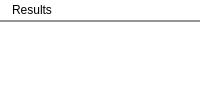
           <widget class="QFrame" name="frame_9">
            <property name="minimumSize">
             <size>
              <width>40</width>
              <height>0</height>
             </size>
            </property>
            <property name="maximumSize">
             <size>
              <width>16777215</width>
              <height>16777215</height>
             </size>
            </property>
            <property name="styleSheet">
             <string notr="true">background-color: rgb(149, 149, 149);
border: none;</string>
            </property>
            <property name="frameShape">
             <enum>QFrame::StyledPanel</enum>
            </property>
            <property name="frameShadow">
             <enum>QFrame::Raised</enum>
            </property>
            <layout class="QVBoxLayout" name="verticalLayout_25">
             <property name="spacing">
              <number>2</number>
             </property>
             <property name="leftMargin">
              <number>0</number>
             </property>
             <property name="topMargin">
              <number>0</number>
             </property>
             <property name="rightMargin">
              <number>0</number>
             </property>
             <property name="bottomMargin">
              <number>0</number>
             </property>
             <item>
              <widget class="QFrame" name="frame_35">
               <property name="minimumSize">
                <size>
                 <width>0</width>
                 <height>20</height>
                </size>
               </property>
               <property name="maximumSize">
                <size>
                 <width>16777215</width>
                 <height>20</height>
                </size>
               </property>
               <property name="styleSheet">
                <string notr="true">background-color: rgb(255, 255, 255);</string>
               </property>
               <property name="frameShape">
                <enum>QFrame::StyledPanel</enum>
               </property>
               <property name="frameShadow">
                <enum>QFrame::Raised</enum>
               </property>
               <layout class="QVBoxLayout" name="verticalLayout_26">
                <property name="spacing">
                 <number>0</number>
                </property>
                <property name="leftMargin">
                 <number>0</number>
                </property>
                <property name="topMargin">
                 <number>0</number>
                </property>
                <property name="rightMargin">
                 <number>0</number>
                </property>
                <property name="bottomMargin">
                 <number>0</number>
                </property>
                <item>
                 <widget class="QFrame" name="frame_37">
                  <property name="frameShape">
                   <enum>QFrame::StyledPanel</enum>
                  </property>
                  <property name="frameShadow">
                   <enum>QFrame::Raised</enum>
                  </property>
                  <layout class="QVBoxLayout" name="verticalLayout_27">
                   <property name="spacing">
                    <number>0</number>
                   </property>
                   <property name="leftMargin">
                    <number>12</number>
                   </property>
                   <property name="topMargin">
                    <number>0</number>
                   </property>
                   <property name="rightMargin">
                    <number>0</number>
                   </property>
                   <property name="bottomMargin">
                    <number>0</number>
                   </property>
                   <item alignment="Qt::AlignLeft|Qt::AlignVCenter">
                    <widget class="QFrame" name="frame_38">
                     <property name="frameShape">
                      <enum>QFrame::StyledPanel</enum>
                     </property>
                     <property name="frameShadow">
                      <enum>QFrame::Raised</enum>
                     </property>
                     <layout class="QVBoxLayout" name="verticalLayout_28">
                      <property name="spacing">
                       <number>0</number>
                      </property>
                      <property name="leftMargin">
                       <number>0</number>
                      </property>
                      <property name="topMargin">
                       <number>0</number>
                      </property>
                      <property name="rightMargin">
                       <number>0</number>
                      </property>
                      <property name="bottomMargin">
                       <number>0</number>
                      </property>
                      <item>
                       <widget class="QPushButton" name="pushButton_14">
                        <property name="text">
                         <string>Results</string>
                        </property>
                        <property name="icon">
                         <iconset>
                          <normaloff>../1111/IMAGES/image 7.png</normaloff>../1111/IMAGES/image 7.png</iconset>
                        </property>
                       </widget>
                      </item>
                     </layout>
                    </widget>
                   </item>
                  </layout>
                 </widget>
                </item>
               </layout>
              </widget>
             </item>
             <item>
              <widget class="QFrame" name="frame_36">
               <property name="styleSheet">
                <string notr="true">background-color: rgb(255, 255, 255);</string>
               </property>
               <property name="frameShape">
                <enum>QFrame::StyledPanel</enum>
               </property>
               <property name="frameShadow">
                <enum>QFrame::Raised</enum>
               </property>
              </widget>
             </item>
            </layout>
           </widget>
